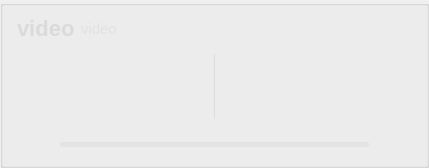
          <widget class="QGroupBox" name="groupBox_201">
           <property name="styleSheet">
            <string notr="true">#groupBox_201{
background-color: rgba(95, 95, 95, 200);
border: 0px solid #42adff;
border-left: 1px solid rgba(200, 200, 200,100);
border-right: 0px solid rgba(29, 83, 185, 255);
border-radius:0px;}</string>
           </property>
           <property name="title">
            <string/>
           </property>
           <layout class="QVBoxLayout" name="verticalLayout_4" stretch="0,1,0">
            <property name="topMargin">
             <number>0</number>
            </property>
            <property name="bottomMargin">
             <number>0</number>
            </property>
            <item>
             <widget class="QGroupBox" name="groupBox_3">
              <property name="minimumSize">
               <size>
                <width>0</width>
                <height>42</height>
               </size>
              </property>
              <property name="maximumSize">
               <size>
                <width>16777215</width>
                <height>42</height>
               </size>
              </property>
              <property name="styleSheet">
               <string notr="true">#groupBox_3{
border: 0px solid #42adff;
border-radius:0px;}</string>
              </property>
              <property name="title">
               <string/>
              </property>
              <layout class="QHBoxLayout" name="horizontalLayout_6">
               <property name="leftMargin">
                <number>0</number>
               </property>
               <property name="topMargin">
                <number>0</number>
               </property>
               <property name="rightMargin">
                <number>0</number>
               </property>
               <property name="bottomMargin">
                <number>0</number>
               </property>
               <item>
                <widget class="QLabel" name="label_6">
                 <property name="minimumSize">
                  <size>
                   <width>0</width>
                   <height>0</height>
                  </size>
                 </property>
                 <property name="maximumSize">
                  <size>
                   <width>16777215</width>
                   <height>40</height>
                  </size>
                 </property>
                 <property name="styleSheet">
                  <string notr="true">QLabel
{
	font-size: 22px;
	font-family: &quot;Microsoft YaHei&quot;;
	font-weight: bold;
 		border-radius:9px;
		background:rgba(66, 195, 255, 0);
color: rgb(218, 218, 218);
}
</string>
                 </property>
                 <property name="text">
                  <string>video</string>
                 </property>
                </widget>
               </item>
               <item>
                <widget class="QLabel" name="label_28">
                 <property name="minimumSize">
                  <size>
                   <width>0</width>
                   <height>0</height>
                  </size>
                 </property>
                 <property name="maximumSize">
                  <size>
                   <width>16777215</width>
                   <height>40</height>
                  </size>
                 </property>
                 <property name="styleSheet">
                  <string notr="true">QLabel{
	font-family: &quot;DejaVu Sans Mono&quot;;
	font-size: 15px;
	color: #e1e1e1;}</string>
                 </property>
                 <property name="text">
                  <string>video</string>
                 </property>
                </widget>
               </item>
               <item>
                <spacer name="horizontalSpacer_14">
                 <property name="orientation">
                  <enum>Qt::Horizontal</enum>
                 </property>
                 <property name="sizeHint" stdset="0">
                  <size>
                   <width>40</width>
                   <height>20</height>
                  </size>
                 </property>
                </spacer>
               </item>
               <item>
                <widget class="QLabel" name="fps_label">
                 <property name="minimumSize">
                  <size>
                   <width>100</width>
                   <height>40</height>
                  </size>
                 </property>
                 <property name="maximumSize">
                  <size>
                   <width>100</width>
                   <height>40</height>
                  </size>
                 </property>
                 <property name="styleSheet">
                  <string notr="true">QLabel
{
	font-size: 20px;
	font-family: &quot;Microsoft YaHei&quot;;
	font-weight: bold;
 		border-radius:9px;
		background:rgba(66, 195, 255, 0);
color: rgb(218, 218, 218);
}
</string>
                 </property>
                 <property name="text">
                  <string/>
                 </property>
                 <property name="alignment">
                  <set>Qt::AlignCenter</set>
                 </property>
                </widget>
               </item>
              </layout>
             </widget>
            </item>
            <item>
             <widget class="QSplitter" name="splitter">
              <property name="enabled">
               <bool>true</bool>
              </property>
              <property name="styleSheet">
               <string notr="true">#splitter::handle{background: 1px solid  rgba(200, 200, 200,100);}</string>
              </property>
              <property name="frameShape">
               <enum>QFrame::NoFrame</enum>
              </property>
              <property name="lineWidth">
               <number>10</number>
              </property>
              <property name="orientation">
               <enum>Qt::Horizontal</enum>
              </property>
              <property name="handleWidth">
               <number>1</number>
              </property>
              <widget class="Label_click_Mouse" name="raw_video">
               <property name="enabled">
                <bool>true</bool>
               </property>
               <property name="sizePolicy">
                <sizepolicy hsizetype="Ignored" vsizetype="Ignored">
                 <horstretch>0</horstretch>
                 <verstretch>0</verstretch>
                </sizepolicy>
               </property>
               <property name="minimumSize">
                <size>
                 <width>200</width>
                 <height>0</height>
                </size>
               </property>
               <property name="font">
                <font>
                 <family>MSyehaifornt</family>
                 <pointsize>36</pointsize>
                </font>
               </property>
               <property name="cursor">
                <cursorShape>ArrowCursor</cursorShape>
               </property>
               <property name="styleSheet">
                <string notr="true">color: rgb(218, 218, 218);
</string>
               </property>
               <property name="text">
                <string/>
               </property>
               <property name="scaledContents">
                <bool>false</bool>
               </property>
               <property name="alignment">
                <set>Qt::AlignCenter</set>
               </property>
              </widget>
              <widget class="Label_click_Mouse" name="out_video">
               <property name="enabled">
                <bool>true</bool>
               </property>
               <property name="sizePolicy">
                <sizepolicy hsizetype="Ignored" vsizetype="Ignored">
                 <horstretch>0</horstretch>
                 <verstretch>0</verstretch>
                </sizepolicy>
               </property>
               <property name="minimumSize">
                <size>
                 <width>200</width>
                 <height>0</height>
                </size>
               </property>
               <property name="font">
                <font>
                 <family>微软雅黑</family>
                 <pointsize>36</pointsize>
                </font>
               </property>
               <property name="cursor">
                <cursorShape>ArrowCursor</cursorShape>
               </property>
               <property name="styleSheet">
                <string notr="true">color: rgb(218, 218, 218);
</string>
               </property>
               <property name="text">
                <string/>
               </property>
               <property name="scaledContents">
                <bool>false</bool>
               </property>
               <property name="alignment">
                <set>Qt::AlignCenter</set>
               </property>
              </widget>
             </widget>
            </item>
            <item>
             <layout class="QHBoxLayout" name="horizontalLayout_12">
              <property name="rightMargin">
               <number>0</number>
              </property>
              <item>
               <widget class="QPushButton" name="runButton">
                <property name="minimumSize">
                 <size>
                  <width>40</width>
                  <height>40</height>
                 </size>
                </property>
                <property name="styleSheet">
                 <string notr="true">QPushButton {
border-style: solid;
border-width: 0px;
border-radius: 0px;
background-color: rgba(223, 223, 223, 0);
}
QPushButton::focus{outline: none;}
QPushButton::hover {
border-style: solid;
border-width: 0px;
border-radius: 0px;
background-color: rgba(223, 223, 223, 150);}</string>
                </property>
                <property name="text">
                 <string/>
                </property>
                <property name="icon">
                 <iconset resource="../apprcc.qrc">
                  <normaloff>:/img/icon/运行.png</normaloff>
                  <normalon>:/img/icon/暂停.png</normalon>
                  <disabledoff>:/img/icon/运行.png</disabledoff>
                  <disabledon>:/img/icon/暂停.png</disabledon>
                  <activeoff>:/img/icon/运行.png</activeoff>
                  <activeon>:/img/icon/暂停.png</activeon>
                  <selectedoff>:/img/icon/运行.png</selectedoff>
                  <selectedon>:/img/icon/暂停.png</selectedon>:/img/icon/运行.png</iconset>
                </property>
                <property name="iconSize">
                 <size>
                  <width>30</width>
                  <height>30</height>
                 </size>
                </property>
                <property name="checkable">
                 <bool>true</bool>
                </property>
               </widget>
              </item>
              <item>
               <widget class="QProgressBar" name="progressBar">
                <property name="maximumSize">
                 <size>
                  <width>16777215</width>
                  <height>5</height>
                 </size>
                </property>
                <property name="styleSheet">
                 <string notr="true">QProgressBar{ color: rgb(255, 255, 255); font:12pt; border-radius:2px; text-align:center; border:none; background-color: rgba(215, 215, 215,100);} 
QProgressBar:chunk{ border-radius:0px; background: rgba(55, 55, 55, 200);}</string>
                </property>
                <property name="maximum">
                 <number>1000</number>
                </property>
                <property name="value">
                 <number>0</number>
                </property>
                <property name="textVisible">
                 <bool>false</bool>
                </property>
               </widget>
              </item>
              <item>
               <widget class="QPushButton" name="stopButton">
                <property name="minimumSize">
                 <size>
                  <width>40</width>
                  <height>40</height>
                 </size>
                </property>
                <property name="styleSheet">
                 <string notr="true">QPushButton {
border-style: solid;
border-width: 0px;
border-radius: 0px;
background-color: rgba(223, 223, 223, 0);
}
QPushButton::focus{outline: none;}
QPushButton::hover {
border-style: solid;
border-width: 0px;
border-radius: 0px;
background-color: rgba(223, 223, 223, 150);}</string>
                </property>
                <property name="text">
                 <string/>
                </property>
                <property name="icon">
                 <iconset resource="../apprcc.qrc">
                  <normaloff>:/img/icon/终止.png</normaloff>:/img/icon/终止.png</iconset>
                </property>
                <property name="iconSize">
                 <size>
                  <width>30</width>
                  <height>30</height>
                 </size>
                </property>
               </widget>
              </item>
             </layout>
            </item>
           </layout>
          </widget>
